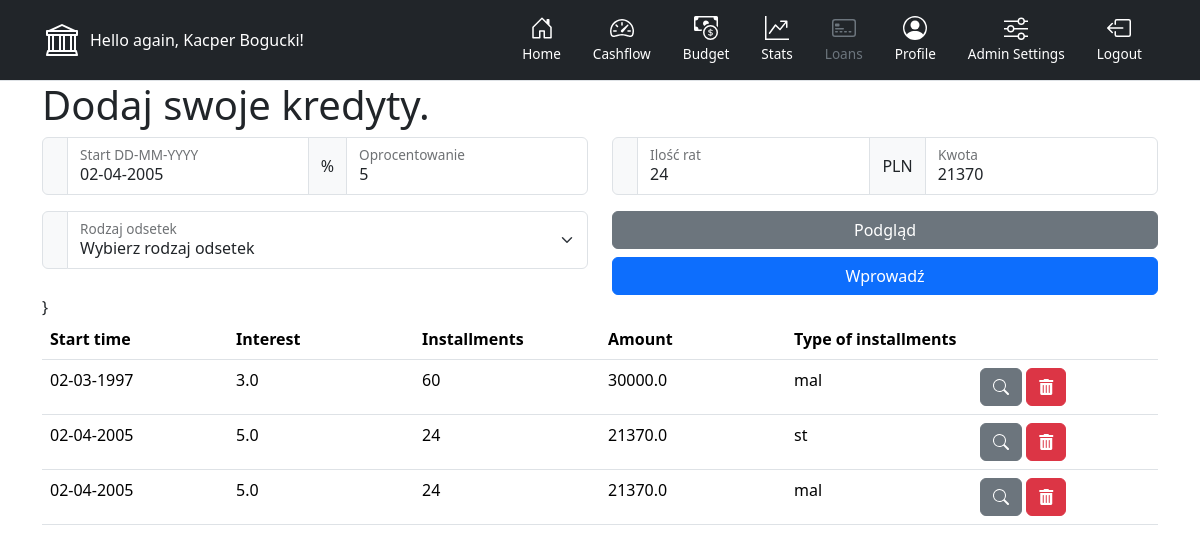
Page /loans (signed in) on the earlier database version.
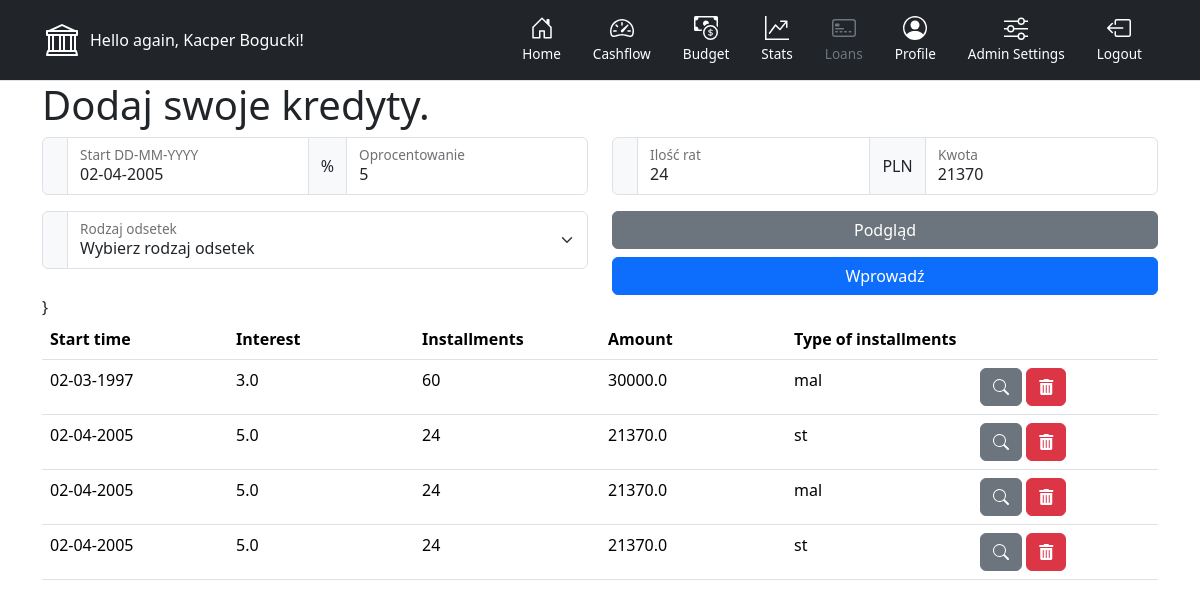
Same page on the later database version.
### main.py (models this page shows)
class User(UserMixin, db.Model):
    __tablename__ = "users"
    id = db.Column(db.Integer, primary_key=True)
    email = db.Column(db.String(100), unique=True)
    password = db.Column(db.String(100))
    name = db.Column(db.String(1000))
    current_period = db.Column(db.Integer, default=4)

class Loans(db.Model):
    __tablename__ = 'loans'
    loan_id = db.Column(db.Integer, primary_key=True)
    user_id = db.Column(db.Integer)
    start_date = db.Column(db.String(12))
    interest = db.Column(db.Float)
    amount_of_installments = db.Column(db.Integer)
    loan_value = db.Column(db.Float)
    type = db.Column(db.String(5))

### main.py (the view, shortened to what this page needs)
@app.route('/loans', methods=['GET', 'POST'])
def loans():
    result = db.session.execute(
        db.select(Loans).where(Loans.user_id == current_user.id))
    data = result.fetchall()
    return render_template('loans.html', user=current_user, current_page='loans.html', data=data)

### main.py (called while the page is built)
@login_manager.user_loader
def load_user(user_id):
    return db.get_or_404(User, user_id)

### templates/loans.html (shortened to what this page needs)
{% include "header.html" %}
<div class="container">
  <h1>Dodaj swoje kredyty.</h1>
  <div class="row">
    <div class="col-md-6">
      <div class="input-group mb-3">
        <span class="input-group-text"></span>
        <div class="form-floating">
          <input
            type="text"
            class="form-control"
            id="floatingInputGroup4"
            placeholder="Start DD-MM-YYYY"
            value="02-04-2005"
          />
          <label for="floatingInputGroup4">Start DD-MM-YYYY</label>
        </div>
        <span class="input-group-text">%</span>
        <div class="form-floating">
          <input
            type="text"
            class="form-control"
            id="floatingInputGroup3"
            placeholder="Oprocentowanie"
            value="5"
          />
          <label for="floatingInputGroup3">Oprocentowanie</label>
        </div>
      </div>
    </div>
    <div class="col-md-6">
      <div class="input-group mb-3">
        <span class="input-group-text"></span>
        <div class="form-floating">
          <input
            type="text"
            class="form-control"
            id="floatingInputGroup2"
            placeholder="Ilość rat"
            value="24"
          />
          <label for="floatingInputGroup2">Ilość rat</label>
        </div>
        <span class="input-group-text">PLN</span>
        <div class="form-floating">
          <input
            type="text"
            class="form-control"
            id="floatingInputGroup1"
            placeholder="Kwota"
            value="21370"
          />
          <label for="floatingInputGroup1">Kwota</label>
        </div>
      </div>
    </div>
  </div>
  <div class="row">
    <div class="col-md-6">
      <div class="input-group mb-3">
        <span class="input-group-text"></span>
        <div class="form-floating">
          <select class="form-select" id="floatingInputGroup5">
            <option selected disabled>Wybierz rodzaj odsetek</option>
          </select>
          <label for="floatingInputGroup5">Rodzaj odsetek</label>
        </div>
      </div>
    </div>
    <div class="col-md-6">
      <div class="d-grid gap-2">
        <button type="button" class="btn btn-secondary">Podgląd</button>
        <button type="button" id="insercik" class="btn btn-primary">
          Wprowadź
        </button>
      </div>
    </div>
  </div>
  <div id="table" class="table-editable">
    <table id="loansTable" class="table" style="table-layout: fixed">
      <thead>
        <tr>
          <th>Start time</th>
          <th>Interest</th>
          <th>Installments</th>
          <th>Amount</th>
          <th>Type of installments</th>
          <th></th>
        </tr>
      </thead>
      <tbody>
        {% for value in data %}
        <tr>
    <td id="1" contenteditable="false">{{value[0].start_date}}</td>
    <td id="2" contenteditable="false">{{value[0].interest}}</td>
    <td id="3" contenteditable="false">{{value[0].amount_of_installments}}</td>
    <td id="4" contenteditable="false">{{value[0].loan_value}}</td>
    <td id="5" contenteditable="false">{{value[0].type}}</td>
    <td>
        <button class="table-lookup btn btn-secondary" aria-label="Lookup" data-id="{{value[0].loan_id}}">
            <i class="fa-solid fa-magnifying-glass"><svg xmlns="http://www.w3.org/2000/svg" width="16" height="16" fill="currentColor" class="bi bi-search" viewBox="0 0 16 16">
          <path d="M11.742 10.344a6.5 6.5 0 1 0-1.397 1.398h-.001q.044.06.098.115l3.85 3.85a1 1 0 0 0 1.415-1.414l-3.85-3.85a1 1 0 0 0-.115-.1zM12 6.5a5.5 5.5 0 1 1-11 0 5.5 5.5 0 0 1 11 0"/>
        </svg></i>
        </button>
        <button class="table-remove btn btn-danger" aria-label="Remove Row" data-id="{{value[0].loan_id}}">
            <i class="fas fa-trash-alt" ></i>
        </button>
    </td>
</tr>
        {% endfor %}}
      </tbody>
    </table>
  </div>
  {% include "footer.html" %}

### templates/header.html (shortened to what this page needs)
<!doctype html>
<html lang="en" data-bs-theme="auto">
  <head>
  <link href="https://cdnjs.cloudflare.com/ajax/libs/font-awesome/5.15.4/css/all.min.css" rel="stylesheet">
    <link href="../static/css/bootstrap.min.css" rel="stylesheet">
    <link href="../static/css/headers.css" rel="stylesheet" >
  </head>
  <body>
<main>
  <header>
    <div class="px-3 py-2 text-bg-dark border-bottom">
      <div class="container">
        <div class="d-flex flex-wrap align-items-center justify-content-center justify-content-lg-start">
          <a href="/" class="d-flex align-items-center my-2 my-lg-0 me-lg-auto text-white text-decoration-none">
            <svg class="bi me-2" width="40" height="32" role="img" aria-label="Bootstrap"><use xlink:href="#bank"/></svg>
            {% if user.is_authenticated: %}
            Hello again, {{user.name}}!
            {% else %}
            Not logged in
            {% endif %}
          </a>
          <ul class="nav col-12 col-lg-auto my-2 justify-content-center my-md-0 text-small">
            <li>
              {% if current_page == 'index.html' %}
              <a href="{{ url_for('main')}}" class="nav-link text-secondary">
                {% else %}
                <a href="{{ url_for('main')}}" class="nav-link text-white">
                {% endif %}
                <svg class="bi d-block mx-auto mb-1" width="24" height="24"><use xlink:href="#home"/></svg>
                Home
              </a>
            </li>
            {% if user.is_authenticated: %}
            <li>
              {% if current_page == 'cashflow.html' %}
                <a href="{{ url_for('cashflow')}}" class="nav-link text-secondary">
                {% else %}
                <a href="{{ url_for('cashflow')}}" class="nav-link text-white">
                  {% endif %}
                <svg class="bi d-block mx-auto mb-1" width="24" height="24"><use xlink:href="#speedometer2"/></svg>
                Cashflow
              </a>
            </li>
            <li>
              {% if current_page == 'budget.html' %}
              <a href="{{ url_for('budget')}}" class="nav-link text-secondary">
                {% else %}
                <a href="{{ url_for('budget')}}" class="nav-link text-white">
                  {% endif %}
                <svg class="bi d-block mx-auto mb-1" width="24" height="24"><use xlink:href="#cash-coin"/></svg>
                Budget
              </a>
            </li>
            <li>
              {% if current_page == 'stats.html' %}
              <a href="{{ url_for('stats')}}" class="nav-link text-secondary">
                {% else %}
                <a href="{{ url_for('stats')}}" class="nav-link text-white">
                  {% endif %}
                <svg class="bi d-block mx-auto mb-1" width="24" height="24"><use xlink:href="#graph"/></svg>
                Stats
              </a>
            </li>
            <li>
              {% if current_page == 'loans.html' %}
              <a href="{{ url_for('loans')}}" class="nav-link text-secondary">
                {% else %}
                <a href="{{ url_for('loans')}}" class="nav-link text-white">
                  {% endif %}
                <svg class="bi d-block mx-auto mb-1" width="24" height="24"><use xlink:href="#credit"/></svg>
                Loans
              </a>
            </li>
            <li>
              {% if current_page == 'profile.html' %}
                <a href="{{ url_for('profile')}}" class="nav-link text-secondary">
                {% else %}
                <a href="{{ url_for('profile')}}" class="nav-link text-white">
                  {% endif %}
                <svg class="bi d-block mx-auto mb-1" width="24" height="24"><use xlink:href="#people-circle"/></svg>
                Profile
              </a>
            </li>
            {% endif %}
            {% if user.id==1: %}
            <li>
              <a href="{{ url_for('admin_settings')}}" class="nav-link text-white">
                <svg class="bi d-block mx-auto mb-1" width="24" height="24"><use xlink:href="#sliders"/></svg>
                Admin Settings
              </a>
            </li>
            {% endif %}
            {% if user.is_authenticated: %}
            <li>
              <a href="{{ url_for('logout')}}" class="nav-link text-white">
                <svg class="bi d-block mx-auto mb-1" width="24" height="24"><use xlink:href="#box-arrow-left"/></svg>
                Logout
              </a>
            </li>
            {% endif %}
          </ul>
        </div>
      </div>
    </div>
  </header>
</main>

### templates/footer.html
    </body>
</html>

### static/css/headers.css (style rules this page uses)
.text-small { font-size: 85%; }
.bi { vertical-align: -.125em; fill: currentColor; }

Differences in the rows shown:
added Loans: start_date "02-04-2005", interest "5.0", amount_of_installments "24", loan_value "21370.0", type "st"
